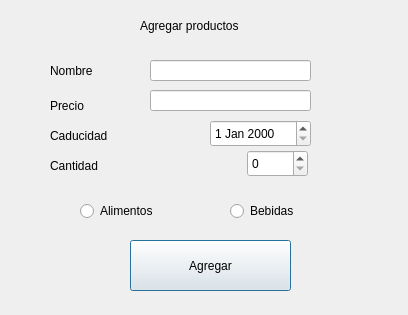
<?xml version="1.0" encoding="UTF-8"?>
<ui version="4.0">
 <class>agregar</class>
 <widget class="QDialog" name="agregar">
  <property name="geometry">
   <rect>
    <x>0</x>
    <y>0</y>
    <width>408</width>
    <height>315</height>
   </rect>
  </property>
  <property name="windowTitle">
   <string>Dialog</string>
  </property>
  <widget class="QLabel" name="label">
   <property name="geometry">
    <rect>
     <x>140</x>
     <y>0</y>
     <width>141</width>
     <height>51</height>
    </rect>
   </property>
   <property name="text">
    <string>Agregar productos</string>
   </property>
  </widget>
  <widget class="QLabel" name="label_2">
   <property name="geometry">
    <rect>
     <x>50</x>
     <y>60</y>
     <width>101</width>
     <height>21</height>
    </rect>
   </property>
   <property name="text">
    <string>Nombre</string>
   </property>
  </widget>
  <widget class="QLabel" name="label_3">
   <property name="geometry">
    <rect>
     <x>50</x>
     <y>90</y>
     <width>71</width>
     <height>31</height>
    </rect>
   </property>
   <property name="text">
    <string>Precio</string>
   </property>
  </widget>
  <widget class="QLabel" name="label_4">
   <property name="geometry">
    <rect>
     <x>50</x>
     <y>120</y>
     <width>91</width>
     <height>31</height>
    </rect>
   </property>
   <property name="text">
    <string>Caducidad</string>
   </property>
  </widget>
  <widget class="QLabel" name="label_5">
   <property name="geometry">
    <rect>
     <x>50</x>
     <y>150</y>
     <width>91</width>
     <height>31</height>
    </rect>
   </property>
   <property name="text">
    <string>Cantidad</string>
   </property>
  </widget>
  <widget class="QLineEdit" name="lineEdit">
   <property name="geometry">
    <rect>
     <x>150</x>
     <y>60</y>
     <width>161</width>
     <height>21</height>
    </rect>
   </property>
  </widget>
  <widget class="QLineEdit" name="lineEdit_2">
   <property name="geometry">
    <rect>
     <x>150</x>
     <y>90</y>
     <width>161</width>
     <height>21</height>
    </rect>
   </property>
  </widget>
  <widget class="QDateEdit" name="dateEdit">
   <property name="geometry">
    <rect>
     <x>210</x>
     <y>120</y>
     <width>101</width>
     <height>27</height>
    </rect>
   </property>
  </widget>
  <widget class="QSpinBox" name="spinBox">
   <property name="geometry">
    <rect>
     <x>247</x>
     <y>150</y>
     <width>61</width>
     <height>27</height>
    </rect>
   </property>
  </widget>
  <widget class="QPushButton" name="pushButton">
   <property name="geometry">
    <rect>
     <x>130</x>
     <y>240</y>
     <width>161</width>
     <height>51</height>
    </rect>
   </property>
   <property name="text">
    <string>Agregar</string>
   </property>
  </widget>
  <widget class="QRadioButton" name="radioButton">
   <property name="geometry">
    <rect>
     <x>80</x>
     <y>200</y>
     <width>117</width>
     <height>22</height>
    </rect>
   </property>
   <property name="text">
    <string>Alimentos</string>
   </property>
  </widget>
  <widget class="QRadioButton" name="radioButton_2">
   <property name="geometry">
    <rect>
     <x>230</x>
     <y>200</y>
     <width>117</width>
     <height>22</height>
    </rect>
   </property>
   <property name="text">
    <string>Bebidas</string>
   </property>
  </widget>
 </widget>
 <resources/>
 <connections/>
</ui>
